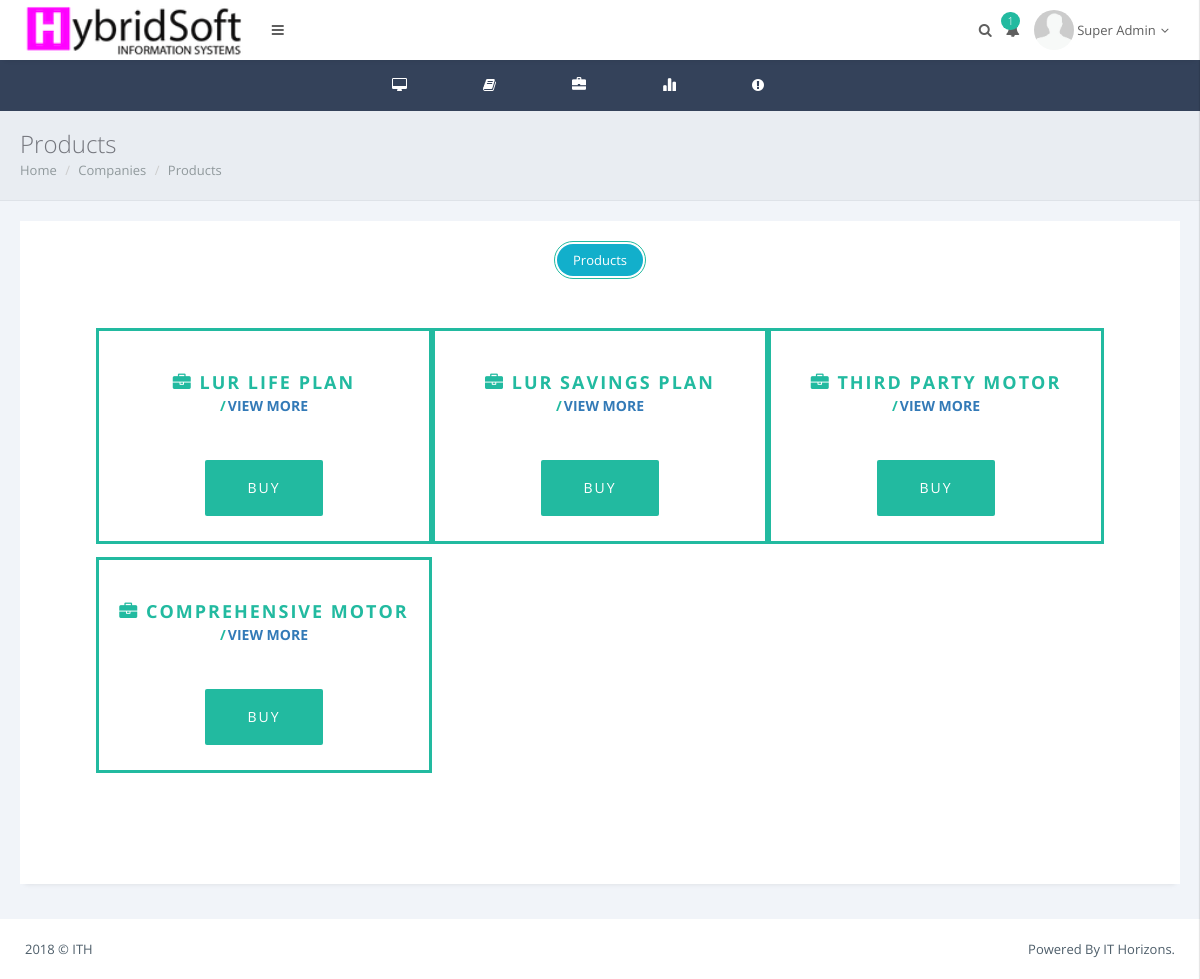
Screenshot of /customer/product.php?id=1 (signed in) with the database file from the repository.
### tables this page shows
CREATE TABLE `users` (
  `user_id` int(10) NOT NULL,
  `username` varchar(50) NOT NULL,
  `rc` varchar(12) NOT NULL,
  `telephone` varchar(12) NOT NULL,
  `email` varchar(50) NOT NULL,
  `address` text NOT NULL,
  `city` varchar(50) NOT NULL,
  `state` varchar(50) NOT NULL,
  `dob` date NOT NULL,
  `lastname` varchar(50) NOT NULL,
  `firstname` varchar(50) NOT NULL,
  `middlename` varchar(50) NOT NULL,
  `password` varchar(255) NOT NULL,
  `role_id` int(11) NOT NULL,
  `nfname` varchar(200) NOT NULL,
  `nlname` varchar(200) NOT NULL,
  `nphone` varchar(200) NOT NULL,
  `nemail` varchar(200) NOT NULL,
  `naddress` text NOT NULL,
  `created` date NOT NULL,
  `createdby` int(11) NOT NULL
);

CREATE TABLE `product_setup` (
  `product_id` int(10) NOT NULL,
  `product_name` varchar(50) NOT NULL,
  `description` text NOT NULL,
  `insurance_id` int(10) NOT NULL,
  `status` enum('Active','Inactive') NOT NULL,
  `start_date` date NOT NULL,
  `end_date` date NOT NULL,
  `sup_doc` varbinary(50) NOT NULL,
  `category` varchar(100) NOT NULL,
  `type` varchar(11) NOT NULL,
  `type_id` int(11) NOT NULL
);

### customer/index.php (called while the page is built, shortened)
<?php
include_once "../db.php";
if (isset($_SESSION["id"])){
    $user_id = $_SESSION["id"];
    $userQuery = "SELECT * FROM users WHERE user_id = '$user_id'";
    $result = mysqli_query($con, $userQuery);
    $user = mysqli_fetch_assoc($result);
    $name=$user['firstname']." ".$user['lastname'];
}else{
    header('Location:../index.php');
}
?>

### customer/product.php (the view, shortened to what this page needs)
<!DOCTYPE html>
<html>
    <head>
        <link href="../res/plugins/pace-master/themes/blue/pace-theme-flash.css" rel="stylesheet"/>
        <link href="../res/plugins/uniform/css/uniform.default.min.css" rel="stylesheet"/>
        <link href="../res/plugins/bootstrap/css/bootstrap.min.css" rel="stylesheet" type="text/css"/>
        <link href="../res/plugins/fontawesome/css/font-awesome.css" rel="stylesheet" type="text/css"/>
        <link href="../res/plugins/line-icons/simple-line-icons.css" rel="stylesheet" type="text/css"/>
        <link href="../res/plugins/offcanvasmenueffects/css/menu_cornerbox.css" rel="stylesheet" type="text/css"/>
        <link href="../res/plugins/waves/waves.min.css" rel="stylesheet" type="text/css"/>
        <link href="../res/plugins/switchery/switchery.min.css" rel="stylesheet" type="text/css"/>
        <link href="../res/plugins/3d-bold-navigation/css/style.css" rel="stylesheet" type="text/css"/>
        <link href="../res/plugins/slidepushmenus/css/component.css" rel="stylesheet" type="text/css"/>
        <link href="../res/plugins/bootstrap-datepicker/css/datepicker3.css" rel="stylesheet" type="text/css"/>
        <link href="../res/plugins/pricing-tables/css/style.css" rel="stylesheet" type="text/css">
        <link href="../res/css/modern.css" rel="stylesheet" type="text/css"/>
        <link href="../res/css/themes/white.css" class="theme-color" rel="stylesheet" type="text/css"/>
        <link href="../res/css/custom.css" rel="stylesheet" type="text/css"/>
    </head>
    <?php
    include 'nav.php';
    $id=$_GET['id'];
    ?>
            <div class="page-inner">
                <div class="page-title">
                    <h3>Products</h3>
                    <div class="page-breadcrumb">
                        <ol class="breadcrumb">
                            <li><a href="home.php">Home</a></li>
                            <li><a href="company.php">Companies</a></li>
                            <li><a href="#">Products</a></li>
                        </ol>
                    </div>
                </div>
                <div id="main-wrapper">
                    <div class="row">
                        <div class="col-md-12">
                            <div class="panel panel-white">
                                <div class="panel-body">
                                    <div class="cd-pricing-container">
                                        <div class="cd-pricing-switcher">
                                            <p class="fieldset">
                                                <span class="no-uniform btn btn-rounded btn-info">Products</span>
                                            </p>
                                        </div>
                                        <ul class="cd-pricing-list cd-bounce-invert">
                                            <?php
                                            $cop=$con->query("SELECT * FROM product_setup WHERE insurance_id='$id'");
                                            while($r=$cop->fetch_array()){
                                                $prd= $r['product_id'];
                                            ?>
                                            <li class="cd-popular">
                                                <ul class="cd-pricing-wrapper">
                                                    <li data-type="monthly" class="is-visible">
                                                        <header class="cd-pricing-header">
                                                            <h2><i class="fa fa-briefcase"></i> <?php echo $r['product_name']; ?></h2>
                                                            <div class="cd-price">
                                                                <span class="cd-duration"><a href="manageProd.php?id=<?php echo $id; ?>&prod=<?php echo $prd; ?>">View More</a></span>
                                                            </div>
                                                        </header>
                                                        <footer class="cd-pricing-footer">
                                                            <a class="cd-select" href="policy.php?id=<?php echo $id; ?>&prd=<?php echo $prd; ?>">Buy</a>
                                                        </footer>
                                                    </li>
                                                </ul>
                                            </li>
                                            <?php } ?>
                                        </ul>
                                    </div>
                                </div>
                            </div>
                        </div>
                    </div>
                </div>
                <div class="page-footer">
                    <p class="no-s">2018 &copy; ITH <span class="pull-right">Powered By IT Horizons.</span></p>
                </div>
            </div>
        </main>
    </body>
</html>

### customer/nav.php (shortened to what this page needs)
<?php
include_once "index.php";?>
    <body class="page-header-fixed page-horizontal-bar">
        <main class="page-content content-wrap">
            <div class="navbar">
                <div class="navbar-inner">
                    <div class="logo-box" style="background: #fff;">
                        <a href="home.php" class="logo-text">
                            <span>
                                <img src="../assets/images/logo2.png" height="54" alt=""/>
                            </span></a>
                    </div>
                    <div class="topmenu-outer">
                        <div class="top-menu">
                            <ul class="nav navbar-nav navbar-left">
                                <li>
                                    <a href="javascript:void(0);" class="waves-effect waves-button waves-classic sidebar-toggle"><i class="fa fa-bars"></i></a>
                                </li>
                            </ul>
                            <ul class="nav navbar-nav navbar-right">
                                <li>
                                    <a href="javascript:void(0);" class="waves-effect waves-button waves-classic show-search"><i class="fa fa-search"></i></a>
                                </li>
                                <li class="dropdown">
                                    <a href="#" class="dropdown-toggle waves-effect waves-button waves-classic" data-toggle="dropdown"><i class="fa fa-bell"></i><span class="badge badge-success pull-right">1</span></a>
                                </li>
                                <li class="dropdown">
                                    <a href="#" class="dropdown-toggle waves-effect waves-button waves-classic" data-toggle="dropdown">
                                        <img class="img-circle avatar" src="../res/images/avatar1.png" width="40" height="40" alt="">
                                        <span class="user-name"><?php echo $name; ?><i class="fa fa-angle-down"></i></span>
                                    </a>
                                </li>
                                <li>
                                    <a href="javascript:void(0);"  id="showRight"></a>
                                </li>
                            </ul>
                        </div>
                    </div>
                </div>
            </div>
            <div class="horizontal-bar sidebar">
                <div class="page-sidebar-inner slimscroll">
                    <ul class="menu accordion-menu">
                        <li><a href="home.php" class="waves-effect waves-button"><span class="menu-icon fa fa-desktop"></span><p>Dashboard</p></a></li>
                        <li class="droplink"><a href="#" class="waves-effect waves-button"><span class="menu-icon fa fa-book"></span><p>Policy</p><span class="arrow"></span></a>
                        </li>
                        <li class="droplink"><a href="#" class="waves-effect waves-button"><span class="menu-icon glyphicon glyphicon-briefcase"></span><p>Claims</p><span class="arrow"></span></a>
                        </li>
                        <li><a href="report.php" class="waves-effect waves-button"><span class="menu-icon glyphicon glyphicon-stats"></span><p>Reporting</p></a></li>
                        <li class="droplink"><a href="#" class="waves-effect waves-button"><span class="menu-icon fa fa-exclamation-circle"></span><p>Complain</p><span class="arrow"></span></a>
                        </li>
                    </ul>
                </div>
            </div>

### res/css/themes/white.css (style rules this page uses)
.page-content { background: #34425A; }
.navbar .logo-box { background: #fff; }
.navbar .logo-box a { color: #5f5f5f; }
.sidebar { background: #34425A; }
.menu { background: #34425A; }
.menu.accordion-menu a { color: #899dc1; }

### rows the page displays
users: name "Super Admin"
product_setup: product_name "LUR LIFE PLAN"
product_setup: product_name "LUR SAVINGS PLAN"
product_setup: product_name "THIRD PARTY MOTOR"
product_setup: product_name "COMPREHENSIVE MOTOR"
